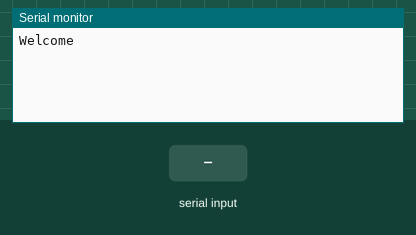
This sketch was run on a simulated Arduino Mega 2560, built with avr-gcc and run on an emulated ATmega2560. Parts: the last lines printed to the serial monitor. The test bench sets the inputs (shaded band).

Above: at 1.2 s.
1.3 s: "1\n" received over the second serial link
At 2.5 s:
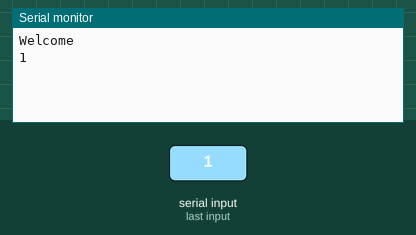
2.8 s: "0\n" received over the second serial link
At 3.9 s:
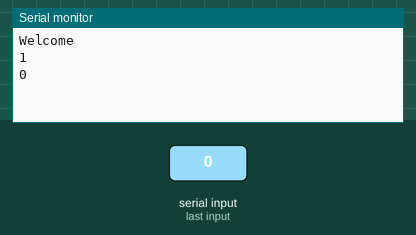
4.3 s: "2\n" received over the second serial link
At 5.1 s:
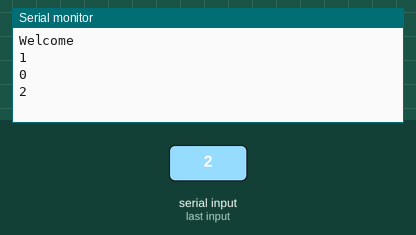

Measured:
- after the input at 1.3 s, the serial monitor: prints a new line at once (image 1)
- after the input at 2.8 s, the serial monitor: prints a new line at once (image 2)
- after the input at 4.3 s, the serial monitor: prints a new line at once (image 3)

The sketch:

sketch_aug17a.ino
```cpp
void setup() {
  Serial.begin(9600);
  Serial1.begin(9600);
  Serial.println("Welcome");
}

void loop() {
  if (Serial1.available() > 0) {
    String receivedString = Serial1.readStringUntil('\n');
    Serial.println(receivedString);
  }
}
```
